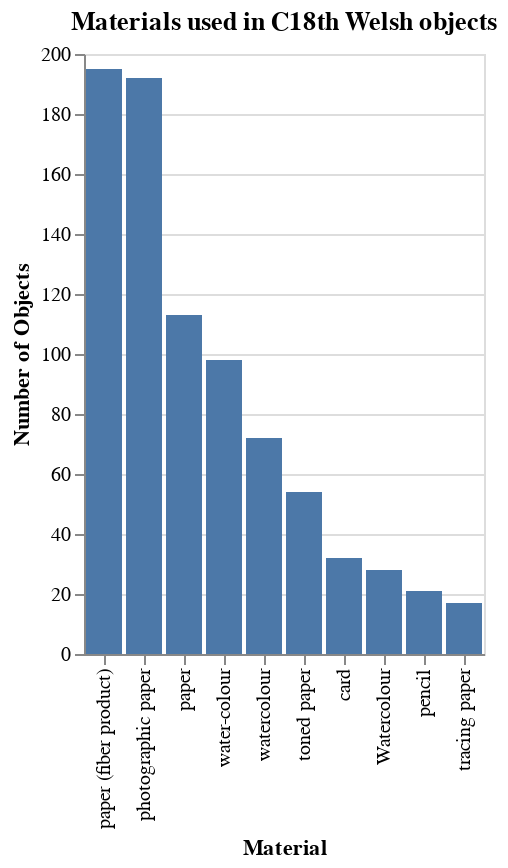

Notebook code cell kept with this figure:
### Markdown cell above
### One or more cluster type(s)

If you already know the type(s) of cluster terms you want to get (for example materials), you have two endpoint choices. The first passes a 'cluster_type' parameter to the same endpoint as above, and the response is the same but with only the cluster(s)you specified (you can have more than one by repeating the cluster_type param):

### Code cell
import requests
import pandas as pd
import altair as alt

req = requests.get('https://api.vam.ac.uk/v2/objects/clusters/search?cluster_type=material&id_place=x29337&made_after_year=1700&made_before_year=1800&page_size=10')
object_data = req.json()
object_clusters = object_data["clusters"]
materials = object_clusters["material"]["terms"]

materials_df = pd.DataFrame(materials[0:10])
alt.Chart(materials_df, title="Materials used in C18th Welsh objects").mark_bar().encode(
    x=alt.X('value', sort='-y', title='Material'),
    y=alt.Y('count', title='Number of Objects'))

### Figure 1 — Vega-Lite specification as saved in the notebook (floating-point values rounded to 4 significant figures)
{"config": {"view": {"continuousWidth": 400, "continuousHeight": 300}}, "data": {"name": "data-7512474fc0398f0a784a0b8ccfbff789"}, "mark": "bar", "encoding": {"x": {"type": "nominal", "field": "value", "sort": "-y", "title": "Material"}, "y": {"type": "quantitative", "field": "count", "title": "Number of Objects"}}, "title": "Materials used in C18th Welsh objects", "$schema": "https://vega.github.io/schema/vega-lite/v4.8.1.json", "datasets": {"data-7512474fc0398f0a784a0b8ccfbff789": [{"id": "AAT14109", "value": "paper (fiber product)", "count": 195, "count_max_error": 0}, {"id": "AAT14190", "value": "photographic paper", "count": 192, "count_max_error": 0}, {"id": "x30308", "value": "paper", "count": 113, "count_max_error": 0}, {"id": "AAT15045", "value": "water-colour", "count": 98, "count_max_error": 0}, {"id": "x33202", "value": "watercolour", "count": 72, "count_max_error": 0}, {"id": "x44137", "value": "toned paper", "count": 54, "count_max_error": 0}, {"id": "x30344", "value": "card", "count": 32, "count_max_error": 0}, {"id": "x33202", "value": "Watercolour", "count": 28, "count_max_error": 0}, {"id": "x30347", "value": "pencil", "count": 21, "count_max_error": 0}, {"id": "AAT14161", "value": "tracing paper", "count": 17, "count_max_error": 0}]}}
